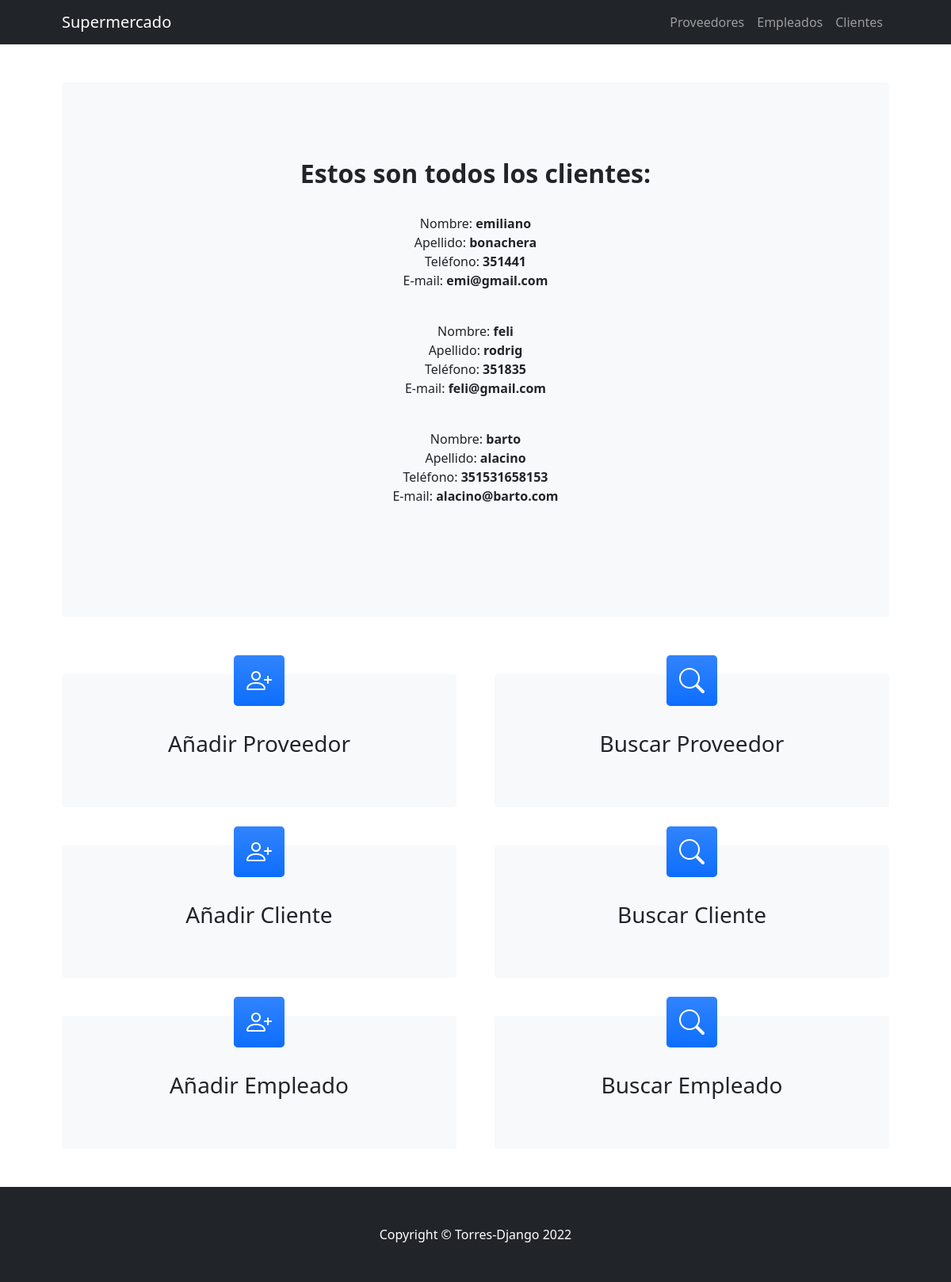
/app_super/ver_clientes/, run on the app's committed database.
### app_super/models.py (models this page shows, shortened)
class Cliente(models.Model):
    nombre = models.CharField(max_length=50)
    apellido = models.CharField(max_length=50)
    telefono = models.IntegerField()
    email = models.EmailField()

### app_super/views.py (the view)
# urls.py: path('ver_clientes/', ver_clientes, name="ver_clientes"),
def ver_clientes(request):
    lista_clientes = Cliente.objects.all()
    return render(request, "app_super/ver_clientes.html", {"lista_clientes" : lista_clientes})

### app_super/templates/app_super/ver_clientes.html
{% extends "app_super/padre.html" %}
{% load static %}
{% block primero %}
<h2><b>Estos son todos los clientes:</b></h2>
    {% for cliente in lista_clientes %}
    <p>
        <br>Nombre: <b>{{cliente.nombre}}</b>
        <br>Apellido: <b>{{cliente.apellido}}</b>
        <br>Teléfono: <b>{{cliente.telefono}}</b>
        <br>E-mail: <b>{{cliente.email}}</b>
    </p>
    {% endfor %}
{% endblock %}

### data on the page
Cliente: nombre "emiliano", apellido "bonachera", telefono "351441", email "emi@gmail.com"
Cliente: nombre "feli", apellido "rodrig", telefono "351835", email "feli@gmail.com"
Cliente: nombre "barto", apellido "alacino", telefono "351531658153", email "alacino@barto.com"
